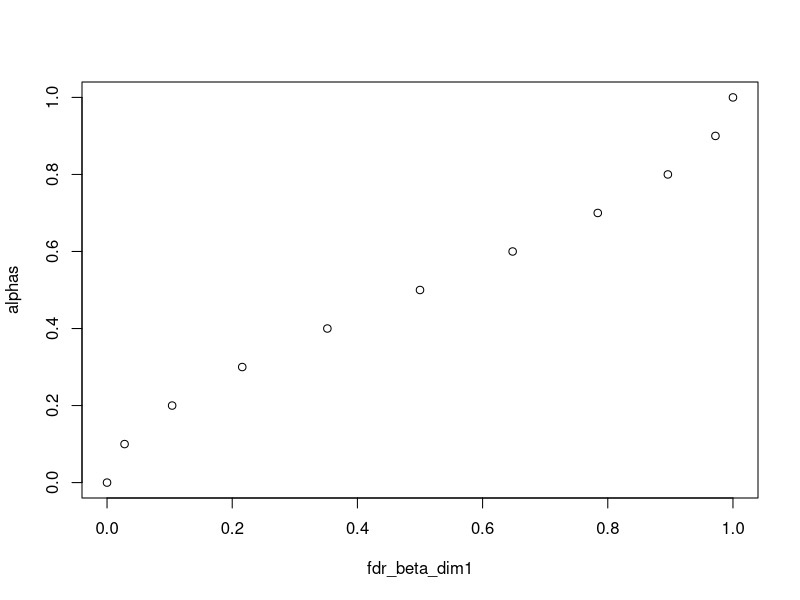
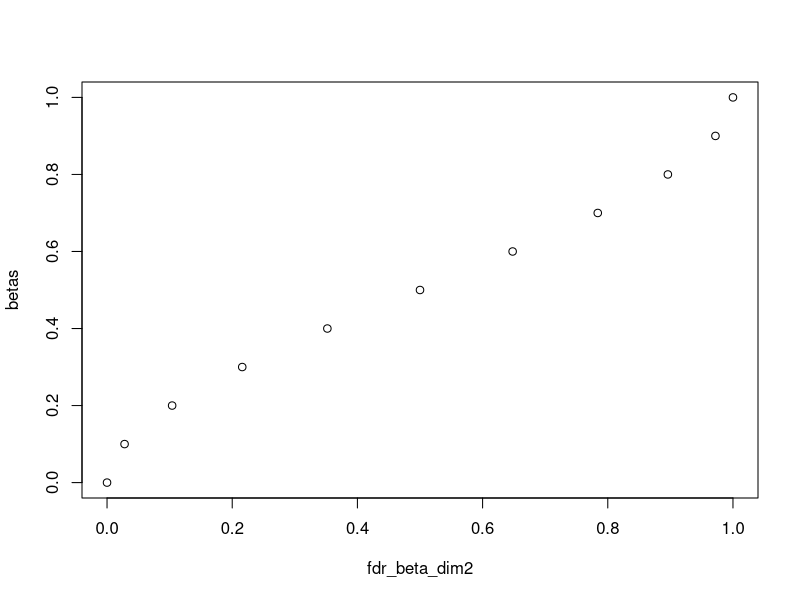

These figures' R source, in order: (Note: this script raises an error after producing the figures.)
########## A model of consumption choices and sufficiency with environmental and social image preferences ###########


library(lattice)
library(tidyverse)
#install.packages("rasterVis") : not working 
#library (rasterVis) 
#install.packages("gtools") 
library (gtools)
library(RColorBrewer)
#install.packages("copula")
#install.packages("rgl")
#install.packages("psych")


#library(copula)  : probl?me de package
#install.packages("gsl") : idem
#library(psych) : toujours la m?me...

######## INTRODUCTION ###############


rm(list=ls())

#This script is designed for numerical simulations associated to the model presented here : https://fr.overleaf.com/project/653a7f038e83eb35864f2593 
# It aims to calculate the consumption areas and quantities of different goods. 
#These goods are defined along two dimensions: green/brown, conspicuous/discreet.
#Depending on their personal preferences, agents can choose to consume one or several goods.




#Method used in this script : As our heterogeneous consumers are placed in a [0,1]*[0,1] grid according to their preferences (on the x-axis, environmental awareness; on the y-axis, concern for social image), 
#The idea behind this numerical method is to discretize/rasterize the square into several points/pixels (expressing the two types of preferences in percentages if the number of points is 101 on the square ; for example individuals lying at the origin being indifferent to both, while those at the top right hand corner have maximum sensitivities to both).


#Matrix size is defined as a function of the step between 2 pixels.
step = 0.1
size = 1/step + 1
size


#Let's also define our preference parameters, over which we will iterate
alphas <- seq(from = 0,to = 1,by=step)
betas_rev <- seq(from = 1,to = 0,by=-step) #reversed so that coordinates appear in the right order
betas <- seq(from = 0,to = 1,by=step) #only for graphs

######## POPULATION DISTRIBUTIONS  ##############

#Here, square matrices of dimension 'size' are defined. 


#To start with (scenario 1), we generate a uniformly distributed population density matrix of this size, giving the proportions of individuals positioned at each point on the map. 
n1 <- size
n2 <- size
pop <- matrix (rep(1/(size*size), n1*n2), n1, n2)
pop
#For example, by choosing a step size of 0.2, we have a matrix of size 6*6, with 36 coefficients ; while it is 11*11 (and 101 coeffs) for a 0.1 step (the default choice in the first place)



#Scenario 2: population concentration around mean/median values
#This case is modeled by a product of independent beta laws for each preference parameter.

pop2 <- matrix(,n1,n2) #an empty matrix
 
#Basic scenario 2: two beta laws with the two same shape parameters (bell curves) to model the concentration in the middle of the distribution
a=b=c=d=2

#Variant (2b): the shape parameters are changed (the beta parameter is now assumed to follow a uniform distribution, i.e. a beta distribution with c=d=1).
#a=b=2
#c=d=1


#Scenario 2B: Lower/laxer environmental norm (concentration on the left, beta law with shape parameters 5 and 1 on alpha, uniform on beta).
#a=5
#b=c=d=1

#Sc?nario 2C : Higher/stringent environmental norm (right-hand concentration)
#a=c=d=1
#b=5

#Sc?nario 2D : social image matters less (widespread discretion)
#a=b=c=1
#d=5

#Sc?nario 2E: social image matters more ("Red Queen Economy", Keep Up With the Joneses...)
#a=b=d=1
#c=5




###Code that computes discrete densities###


#We create our quantile vectors (in line)

alphas_vector <- t(matrix(alphas))
betas_vector <- t(matrix(betas))

#Remark : Repartition functions can be represented (the same ones, with identical shape parameters)
fdr_beta_dim1 <-pbeta(alphas, shape1 = a, shape2 =b)
plot(fdr_beta_dim1,alphas)

fdr_beta_dim2 <-pbeta(betas, shape1 = c, shape2 =d)
plot(fdr_beta_dim2,betas)


#Starting from the repartition function, we define the discrete density of a beta (one for each of the 2 dimensions).
proba_values_dim1 <-matrix(,1,size)
proba_values_dim2 <-matrix(,1,size)

for (n in 1:(1/step)-1:1) {
  densite_beta_dim1 <- function(n) {
  densite <-  pbeta(step/2 + 1-n*step,a,b) - pbeta(step/2 + 1-(n+1)*step,a,b)
  return(densite)
  }
  for (i in 1:ncol(proba_values_dim1)-1){
   proba_values_dim1[1,i+1]= densite_beta_dim1(i)  #values are iteratively stored in a matrix
  }
}

#first and last values are defined outside the loop
densite_beta_dim1(0) <- pbeta (1,a,b) - pbeta (1-step/2,a,b)
densite_beta_dim1(1/step)<- pbeta(step/2,a,b) - pbeta(0,a,b)

proba_values_dim1[1,1]=densite_beta_dim1(0)
proba_values_dim1[1,size]=densite_beta_dim1(1/step)

sum(proba_values_dim1)
#We get the values we need (summing to 1, bell-shaped density, symmetrical)


#plot(densite_beta_dim1,n)  
#This gives a continuous density (whereas finite function only for integers...) instead of a discrete one, but has the right shape
#Density should be a function of alpha, not n
#An interval is missing to have 11 probability values


#Idem for the betas (for the moment we use exactly the same probability laws)
for (n in 1:(1/step)-1:1) {
  densite_beta_dim2 <- function(n) {
    densite <-  pbeta(step/2 + 1-n*step,c,d) - pbeta(step/2 + 1-(n+1)*step,c,d)
    return(densite)
  }
  for (i in 1:ncol(proba_values_dim2)-1){
    proba_values_dim2[1,i+1]= densite_beta_dim2(i)  
  }
}

densite_beta_dim2(0) <- pbeta (1,c,d) - pbeta (1-step/2,c,d)   
densite_beta_dim2(1/step)<- pbeta(step/2,c,d) - pbeta(0,c,d)

proba_values_dim2[1,1]=densite_beta_dim2(0)
proba_values_dim2[1,size]=densite_beta_dim2(1/step)

#We multiply our two probability vectors to obtain the probabilities for the entire population.
pop2 = t(proba_values_dim2)%*%proba_values_dim1
#There is indeed a higher population concentration on median values compared to the uniform case.

sum(pop2) 
#just checking, we're good :)
        

#Scenario 3: Correlated Beta laws (positively or negatively) - come back at it later

#M?thode des copules ?
#Th?orie : https://www.r-bloggers.com/2011/10/copulas-made-easy/
#Docu :
#https://www.r-bloggers.com/2015/10/modelling-dependence-with-copulas-in-r/
#https://www.r-bloggers.com/2016/03/how-to-fit-a-copula-model-in-r-heavily-revised-part-1-basic-tools/


#3a : On commence par mod?liser une forte corr?lation positive entre nos deux types de sensibilit?s

#Premi?re ?tape : on g?n?re une beta bivari?e avec corr?lation positive entre les marginales

#require(mvtnorm)
#set.seed(235)

#S <- matrix(c(1,.8,.8,1),2,2) #Une matrice de corr?lation avec des coefficients hors diagonale proches de 1
#AB_copula <- rmvnorm(mean=c(0.5,0.5),sig=S,n=size*size) #On d?finit une normale bivari?e centr?e autour de la m?diane de l'intervalle et avec le bon nombre d'observations

#U <- pnorm(AB_copula) #On convertit en uniforme - se v?rifie avec hist(U[,1]) or hist(U[,2])

#alpha_cop <- qbeta(U[,1],2,2) 
#beta_cop <- qbeta(U[,2],2,2) 
#On choisit ici comme lois marginales deux Beta de m?me param?tres de forme, correspondant ? une concentration des valeurs vers le centre

#plot(alpha_cop,beta_cop)  #On obtient notre r?partition de population en fonction des param?tres, qu'il faut maintenant convertir en matrice de probabilit?s
#On obtient la densit? de cette distribution bivari?e ? l'aide d'une fonction du package :

#library(MASS)




############# BORDER PARAMETRIZATION ####################

#We define our "borders", delimiting the consumption zones according to the exogenous model parameters (so that we can study the different cases by changing only the following values).

#we initialize the parameters of our "borders", i.e. the prices of the four goods, individual income and marginal damage as well as impact parameters (satisfying model assumptions)
p_go = 3
p_gd= 2
p_bo = 1.99
p_bd= 1  #this price is fixed
R = 20
d_prime = 0.01
gamma_bo = 4
gamma_bd = 2
gamma_go = 1.6
gamma_gd = 0.8



######## COMPUTATION OF CONSUMPTION ZONE MATRICES (first without quantities?) ###############


#1st method (inspired from the simpler model):
#We run a nested loop on our individuals (i.e. their alpha and beta parameters, which we will convert - by normalizing - into (x,y) coordinates where the coordinates lie between 1 and size).
#For each point (i.e. pair of parameters) we look at which of the 12 constraints are satisfied, which determines the type of good consumed at that point (and the corresponding matrix among the 4 defined above, which will be filled by a "1" at the associated (x,y) point where the good is exclusively consumed).
#The idea is to create four size*size boolean matrices (true = 1 /false = 0), one for each type of consumer; and to examine for each point on the square (using nested loops) whether it satisfies the constraints corresponding to a certain type.

#We start by exclusive consumption zones only (defining the 4 corresponding matrices)
#Then we compute the mixed consumption zones matrices 

#In the end, we'll check that the sum of these four matrices gives 1s in the exclusive consumption zones and integers from 2 to 4 elsewhere.

#1.Exclusive consumption zones

#initialization of the matrices : we create empty matrices of the right dimension
mat_go_only <- matrix(, nrow = size, ncol = size)  
mat_gd_only <- matrix(, nrow = size, ncol = size)
mat_bo_only <- matrix(, nrow = size, ncol = size)
mat_bd_only <- matrix(, nrow = size, ncol = size)
test<-matrix(, nrow = size, ncol = size)

#nested loop to qualify each constraint everywhere in the map

for (beta in betas_rev)  {
  
  for (alpha in alphas) {
    
    x=size-beta/step
    y=alpha/step+1
    
    #1. Preferences for good GO 
    
    #Border f1 (coefficient takes value one if individual lies above, meaning she prefers good GO over GD)
    if ((1-(p_go/p_gd)*alpha)*beta>(((p_go/p_gd)-1)*(p_go/R)+d_prime*alpha*(gamma_go-gamma_gd*(p_go/p_gd)))) {
      bool_f1 = 1
    }
    else {bool_f1 = 0}
    
    #f2
    if ((1-(p_go/p_bo)*(1-alpha))*beta>(((p_go/p_bo)-1)*(p_go/R)+d_prime*alpha*(gamma_go-gamma_bo*(p_go/p_bo)))) {
      bool_f2 = 1
    }
    else {bool_f2 = 0}
    
    #f3
    if (beta> ((p_go-1)*(p_go/R)+d_prime*alpha*(gamma_go-gamma_bd*p_go)) ) {
      bool_f3 = 1
    }
    else {bool_f3 = 0}
    
    #2. Preferences for good GD
    
    if ((alpha-(p_gd/p_go))*beta>(((p_gd/p_go)-1)*(p_gd/R)+d_prime*alpha*(gamma_gd-gamma_go*(p_gd/p_go)))) {
      bool_g1 = 1
    }
    else {bool_g1 = 0}
    
    if ((alpha-(p_gd/p_bo)*(1-alpha))*beta>(((p_gd/p_bo)-1)*(p_gd/R)+d_prime*alpha*(gamma_gd-gamma_bo*(p_gd/p_bo)))) {
      bool_g2 = 1
    }
    else {bool_g2 = 0}
    
    if (alpha*beta> ((p_gd-1)*(p_gd/R)+d_prime*alpha*(gamma_gd-gamma_bd*p_gd)) ) {
      bool_g3 = 1
    }
    else {bool_g3 = 0}
    
    
    #3. Preferences for good BO
    
    if ((1-alpha-(p_bo/p_go))*beta>(((p_bo/p_go)-1)*(p_bo/R)+d_prime*alpha*(gamma_bo-gamma_go*(p_bo/p_go)))) {
      bool_h1 = 1
    }
    else {bool_h1 = 0}
    
    if ((1-alpha*(p_bo/p_gd))*beta>(((p_bo/p_gd)-1)*(p_bo/R)+d_prime*alpha*(gamma_bo-gamma_gd*(p_gd/p_bo)))) {
      bool_h2 = 1
    }
    else {bool_h2 = 0}
    
    if ((1-alpha)*beta> ((p_bo-1)*(p_bo/R)+d_prime*alpha*(gamma_bo-gamma_bd*p_bo)) ) {
      bool_h3 = 1
    }
    else {bool_h3 = 0}
    
    
    #4. Preferences for good BD
    
    if (beta< ((p_go-1)*(1/R)+d_prime*alpha*(gamma_go-gamma_bd*p_go)) ) {
      bool_i1 = 1
    }
    else {bool_i1 = 0}
    
    if (beta< ((p_gd-1)*(1/R)+d_prime*alpha*(gamma_gd-gamma_bd*p_gd)) ) {
      bool_i2 = 1
    }
    else {bool_i2 = 0}
    
    if ((1-alpha)*beta< ((p_bo-1)*(1/R)+d_prime*alpha*(gamma_bo-gamma_bd*p_bo)) ) {
      bool_i3 = 1
    }
    else {bool_i3 = 0}

#We fill our boolean matrices of exclusive consumption.

    mat_go_only[x,y]= bool_f1*bool_f2*bool_f3
    mat_gd_only[x,y]= bool_g1*bool_g2*bool_g3
    mat_bo_only[x,y]= bool_h1*bool_h2*bool_h3
    mat_bd_only[x,y]= bool_i1*bool_i2*bool_i3
    test[x,y]= mat_go_only[x,y]+mat_bo_only[x,y]+mat_gd_only[x,y]+mat_bd_only[x,y]        
    
  }
  
}
  
#Our exclusive consumption matrices are fine, they tie in with our graphs
#Summing the 4 matrices, we have a few zero coefficients, corresponding to zones in which several goods are consumed.



####### GRAPHICAL REPRESENTATIONS ##########

#To make better figures : https://r-graph-gallery.com/27-levelplot-with-lattice.html


#1. Exclusive consumption zones

#Good GO

mat_go_only<- mat_go_only %>% 
  as.tibble() %>% 
  as.list() %>% 
  lapply(function(x) rev(x)) %>% 
  do.call(rbind, .) %>% 
  as.matrix()

colnames(mat_go_only)<-alphas
row.names(mat_go_only)<-betas

#convert to binary scale on the plot (currently not working)
#mat1 <- raster(mat1)
#mat1 <- ratify(mat1)
#rat <- levels(mat1)[[1]]
#rat$code <- c(0,1)
#levels(mat1) <- rat

levelplot(mat_go_only, main="GO exclusive consumption zone (in pink)", xlab="alpha", ylab="beta", col.regions = cm.colors(121))   

#GD
#For now I have to launch this chunk of code several times to make it rotate so that it appears at the right place

mat_gd_only<- mat_gd_only %>% 
  as.tibble() %>% 
  as.list() %>% 
  lapply(function(x) rev(x)) %>% 
  do.call(rbind, .) %>% 
  as.matrix()

colnames(mat_gd_only)<-alphas
row.names(mat_gd_only)<-betas

levelplot(mat_gd_only, main="GD exclusive consumption zone (in dark blue)", xlab="alpha", ylab="beta")    



#BO

mat_bo_only<- mat_bo_only %>% 
  as.tibble() %>% 
  as.list() %>% 
  lapply(function(x) rev(x)) %>% 
  do.call(rbind, .) %>% 
  as.matrix()

colnames(mat_bo_only)<-alphas
row.names(mat_bo_only)<-betas


levelplot(mat_bo_only, main="BO exclusive consumption zone (in pink)", xlab="alpha", ylab="beta",col.regions = cm.colors(121))   


#BD

mat_bd_only<- mat_bd_only %>% 
  as.tibble() %>% 
  as.list() %>% 
  lapply(function(x) rev(x)) %>% 
  do.call(rbind, .) %>% 
  as.matrix()

colnames(mat_bd_only)<-alphas
row.names(mat_bd_only)<-betas

levelplot(mat_bd_only, main="BD exclusive consumption zone (in dark blue)", xlab="alpha", ylab="beta")  



######COMPUTATION OF AGGREGATED QUANTITIES########

#In each case, we first compute the consumption shares and the quantities consumed.
#And then we derive the subsequent total environmental impacts.

### 1) Exclusive consumption 
 
###### 1. Uniformly distributed population ######

#Consumption shares
pop_go_unif = pop*mat_go_only
pop_gd_unif = pop*mat_gd_only
pop_bo_unif = pop*mat_bo_only
pop_bd_unif = pop*mat_bd_only

#We express these consumption shares in percentages
excl_cons_go_scenar1 = sum(pop_go_unif)*100
excl_cons_gd_scenar1 = sum(pop_gd_unif)*100
excl_cons_bo_scenar1 = sum(pop_bo_unif)*100
excl_cons_bd_scenar1 = sum(pop_bd_unif)*100

excl_cons_go_scenar1 
excl_cons_gd_scenar1
excl_cons_bo_scenar1 
excl_cons_bd_scenar1

#We define the quantities consumed in each exclusive zone by each consumer.
indiv_quantity_go = R/p_go
indiv_quantity_gd = R/p_gd
indiv_quantity_bo = R/p_bo
indiv_quantity_bd = R

#Multiplying the population matrix coefficients by these quantities yields total quantities for each good : 
total_quantity_go = sum(indiv_quantity_go*mat_go_only)
total_quantity_gd = sum(indiv_quantity_gd*mat_gd_only) 
total_quantity_bo = sum(indiv_quantity_bo*mat_bo_only)
total_quantity_bd = sum(indiv_quantity_bd*mat_bd_only) 

#Finally, weighting these total quantities by the coefficients of environmental impact yields us a total environmental impact value of each good:
total_impact_go = gamma_go*total_quantity_go
total_impact_gd = gamma_gd*total_quantity_gd
total_impact_bo = gamma_bo*total_quantity_bo
total_impact_bd = gamma_bd*total_quantity_bd
total_impact_consumption = total_impact_go + total_impact_gd + total_impact_bo + total_impact_bd


#To study the different cases within this first scenario :
#we go to the 'parametrization' section above and directly change the parameters according to what we want to test, and then rerun the code up to this point.













###### 2. Sc?nario d'une concentration de la population autour de certaines valeurs (produit de lois betas ind?pendantes) ######

#On commence par concentration au milieu

pop_vo_scenar2 = pop2*mat_vo
pop_bo_scenar2 = pop2*mat_bo
pop_vd_scenar2 = pop2*mat_vd
pop_bd_scenar2 = pop2*mat_bd

conso_vo_scenar2 = sum(pop_vo_scenar2)*100   #ne marche plus quand les matrices sont grandes (alors que tout le reste si)...
conso_bo_scenar2 = sum(pop_bo_scenar2)*100
conso_vd_scenar2 = sum(pop_vd_scenar2)*100
conso_bd_scenar2 = sum(pop_bd_scenar2)*100

conso_vo_scenar2
conso_bo_scenar2
conso_vd_scenar2
conso_bd_scenar2

#Dans certains cas, ces changements de distribution ne changent pas la hi?rarchie entre les biens, mais uniquement les parts de consommation ; dans d'autres l'ordre est boulevers?
#On garde un d?coupage 41*41 pour les r?sultats num?riques (probl?me ? r?soudre)

#Cas de r?f?rence : l'ordre n'est pas modifi?, les parts deviennent maintenant dans l'ordre croissant  :
#0,05% pour VO (en baisse // au sc?nario uniforme) ;
#8,8% pour BO (en forte baisse) 
#22,3% pour BD (en baisse)
#68,9% pour VD (en hausse)
#On remarque que dans ce sc?nario seul VD profite de la concentration des consommateurs autour de la moyenne
#C'est le contraire pour les autres biens, surtout BO dont la zone est celle qui recoupe le plus des valeurs extr?mes dans ce premier cas (et dans ce sc?nario il y a peu de monde pour ces valeurs)


##### 2b. Concentration au milieu pour les sensibilit?s environnementales seulement (beta avec a=b=2 toujours) mais distribution uniforme des pr?f?rences pour le statut (c=d=1)


##### 2bis et ter. Concentrations sur des valeurs inf?rieures/sup?rieures de sensibililt? environnementale (et toujours uniforme sur le statut)

### 2B : Soci?t? moins pr?occup?e par l'environnement


### 2C : Soci?t? plus pr?occup?e par l'environnement


### 2D: Soci?t? moins pr?occup?e par le statut


### 2E : Economie de la Reine Rouge




